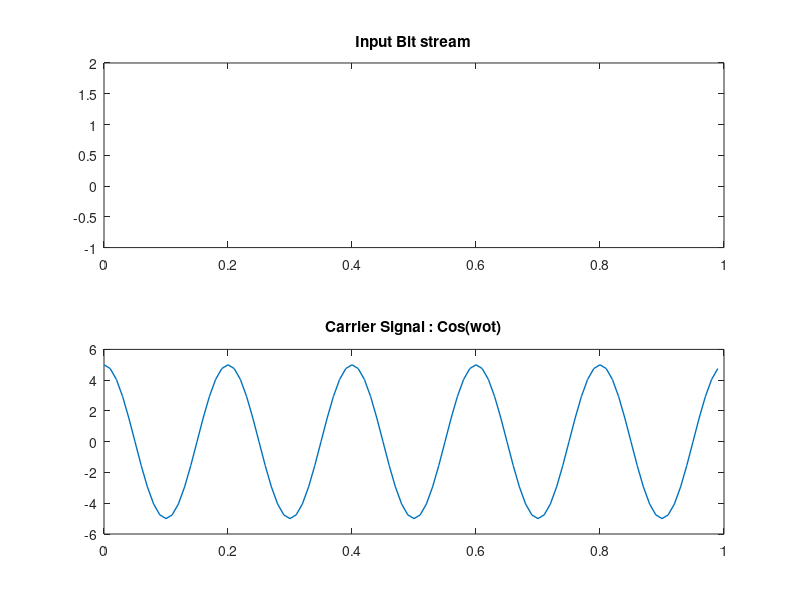
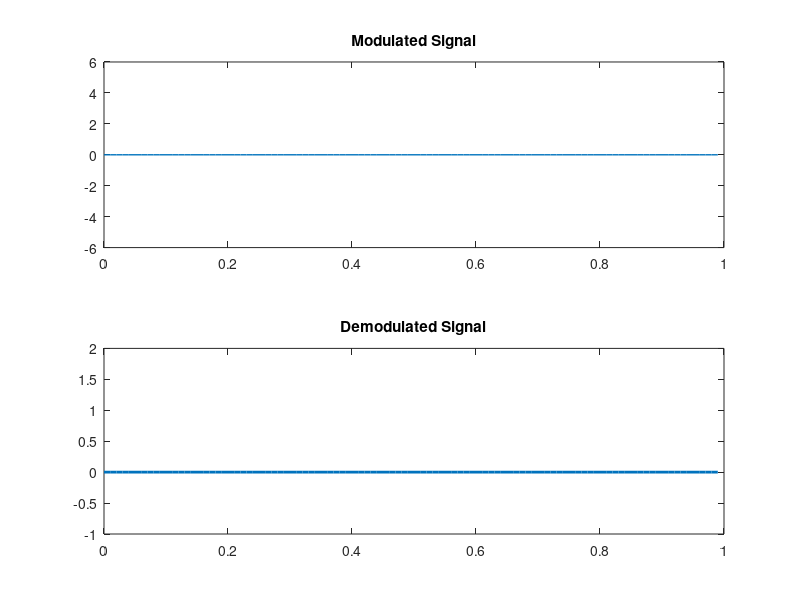

The MATLAB script that drew these images, in order:
clc
clear

data = input("Enter input bit stream : ", 's'); 
am = input("Enter carrier signal amplitude : ");
fc = input("Enter carrier frequency : ");

bits = [];
for i = 1:length(data)
    bits(i) = data(i) - '0'; 
end

bits = [bits bits(end)]; 

n = length(bits);
range = 0:n-1;

t = 0:0.01:(n-1.01);
% Carrier Signal
carrier = am*cos(2*pi*fc*t);

bit_stream = [];

k = 1;
for i=1:n-1
    for j=1:100
        if(bits(i) == 1)
            bit_stream(k) = 1;
        else
            bit_stream(k) = 0;
        end
        k = k+1;
    end
end

% Modulated Signal
modulated_signal = bit_stream.*carrier;

% Demodulated Signal
demod_signal = [];
for i=1:length(t)
    if(modulated_signal(i) > 0)
        demod_signal(i) = 1;
    else
        demod_signal(i) = 0;
    end
end


figure(1)
subplot(2,1,1)
stairs(range, bits, 'LineWidth', 2)
ylim([-1 2])
title("Input Bit stream")

subplot(2,1,2)
plot(t,carrier, 'LineWidth', 1)
ylim([-(am+1) am+1])
title("Carrier Signal : Cos(wot)")

figure(2)
subplot(2,1,1)
plot(t,modulated_signal, 'LineWidth',1)
ylim([-(am+1) am+1])
title("Modulated Signal")


subplot(2,1,2)
plot(t,demod_signal, 'LineWidth',2)
ylim([-1 2])
title("Demodulated Signal")

